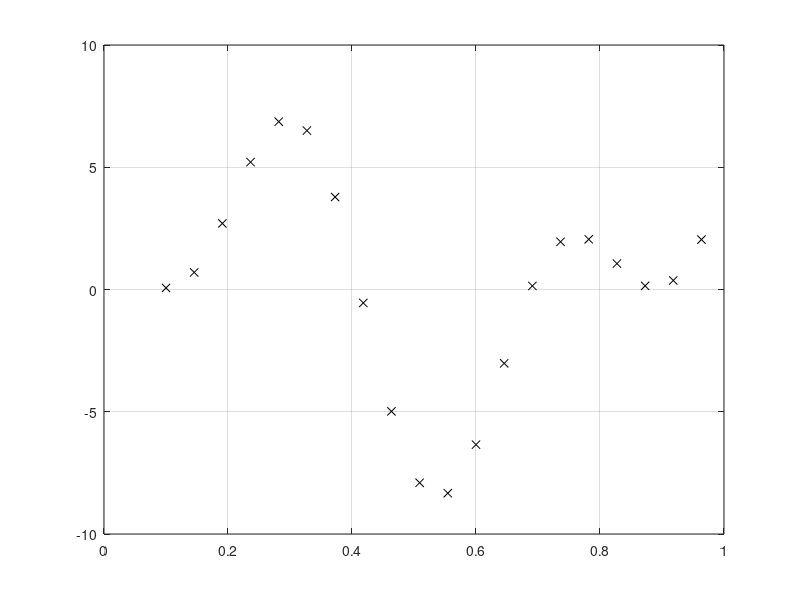

This chart was generated by the following MATLAB code:
clc;

    % žingsnis:
    n = 0.3;

% Aproksimavimo intervalas:
x = 0.1:1/22:1;
fprintf("x:"); disp(x);

% Aproksimuojamoji funkcija (tikrosios vertės):
d = 5*sin(8*x) + 4*cos(16*x + pi/3);
fprintf("d:"); disp(d);

plot(x, d, 'kx'); grid;

% Pasirenku naudoti 4 neuronų paslėptąjį sl.

% Pradines koeficientų reikšmes imu atsitiktines:
w1_11_n0 = rand(1);  b1_1_n0  = rand(1);
w1_21_n0 = rand(1);  b1_2_n0  = rand(1);
w1_31_n0 = rand(1);  b1_3_n0  = rand(1);
w1_41_n0 = rand(1);  b1_4_n0  = rand(1);

w2_11_n0 = rand(1);
w2_12_n0 = rand(1);
w2_13_n0 = rand(1);
w2_14_n0 = rand(1);
b2_1_n0  = rand(1);

% Skaičiuoju tinklo atsaką,
y = zeros(1, length(x));
% ... ir kiekvienos iteracijos klaidas,
e = zeros(1, length(x));

for i=1:length(x)
    % paslėptojo sl. neuronų įėjimai:
    v1 = x(i) * w1_11_n0 + b1_1_n0;
    v2 = x(i) * w1_21_n0 + b1_2_n0;
    v3 = x(i) * w1_31_n0 + b1_3_n0;
    v4 = x(i) * w1_41_n0 + b1_4_n0;

    % ... jų išėjimai:
    y1 = tanh(v1);
    y2 = tanh(v2);
    y3 = tanh(v3);
    y4 = tanh(v4);

    % iš. sl. neurono išėjimas:
    y(i) =      b2_1_n0  + ...
           y1 * w2_11_n0 + ...
           y2 * w2_12_n0 + ...
           y3 * w2_13_n0 + ...
           y4 * w2_14_n0;

    % iteracijos klaida:
    e(i) = d(i) - y(i);

    % sumatoriaus aktyvavimo funkcija = v;
    % jos išvestinė (pagal v) = 1;

    % imame tikslo funkciją = e^2/2;
    % jos išvestinė (pagal e) = e;

    % išėjimo sl. gradientas:
    delta2 = 1 * e(i);

    % išėjimo sl. koeficientai (tikslinimas):
    w2_11_n0 = w2_11_n0 + n * delta2 * y1;
    w2_12_n0 = w2_12_n0 + n * delta2 * y2;
    w2_13_n0 = w2_13_n0 + n * delta2 * y3;
    w2_14_n0 = w2_14_n0 + n * delta2 * y4;
    b2_1_n0  = b2_1_n0  + n * delta2;

    % paslėptojo sl. gradientai:
        % phi(v) išvestinė (pagal v) = y * (1 - y);
    delta1_1 = y(i) * (1 - y(i)) * delta2 * w2_11_n0;
    delta1_2 = y(i) * (1 - y(i)) * delta2 * w2_12_n0;
    delta1_3 = y(i) * (1 - y(i)) * delta2 * w2_13_n0;
    delta1_4 = y(i) * (1 - y(i)) * delta2 * w2_14_n0;

    % paslėptojo sl. koeficientai (tikslinimas):
    w1_11_n0 = w1_11_n0 + n * delta1_1 * x(i);
    w1_21_n0 = w1_21_n0 + n * delta1_2 * x(i);
    w1_31_n0 = w1_31_n0 + n * delta1_3 * x(i);
    w1_41_n0 = w1_41_n0 + n * delta1_4 * x(i);

    b1_1_n0  = b1_1_n0  + n * delta1_1;
    b1_2_n0  = b1_2_n0  + n * delta1_2;
    b1_3_n0  = b1_3_n0  + n * delta1_3;
    b1_4_n0  = b1_4_n0  + n * delta1_4;

    % atnaujintus koeficientus įrašome į senųjų vietą (jau nebeverta saugoti):
    %% galimai šito nereikės, kadangi gradientų skaičiavimui reikalingos
    %% senosios w-vertės panaudotos prieš jų atnaujinimą
    %% (sugrupavus delta1_* skaičiavimus kartu, aukščiau).
    %% w1_11_n0 = w1_11_n1;
end

fprintf("y:"); disp(y);
fprintf("e:"); disp(e);

fprintf("Pabaiga.\n");
